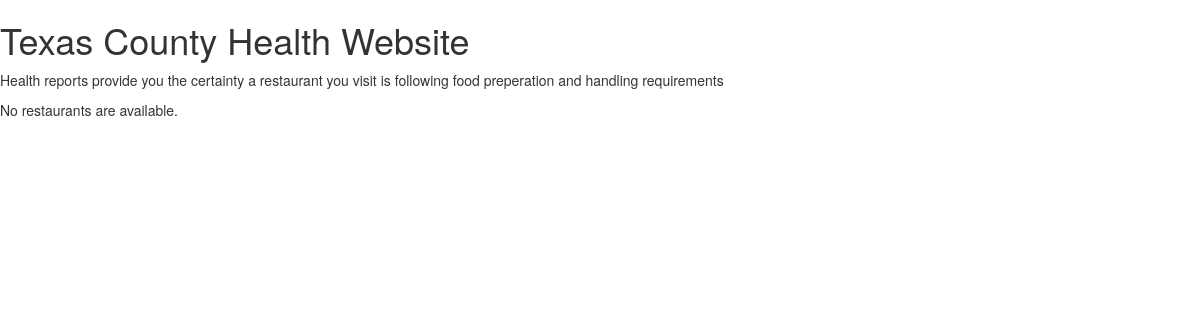
Page /food_venue_inspection/ on the earlier database version.
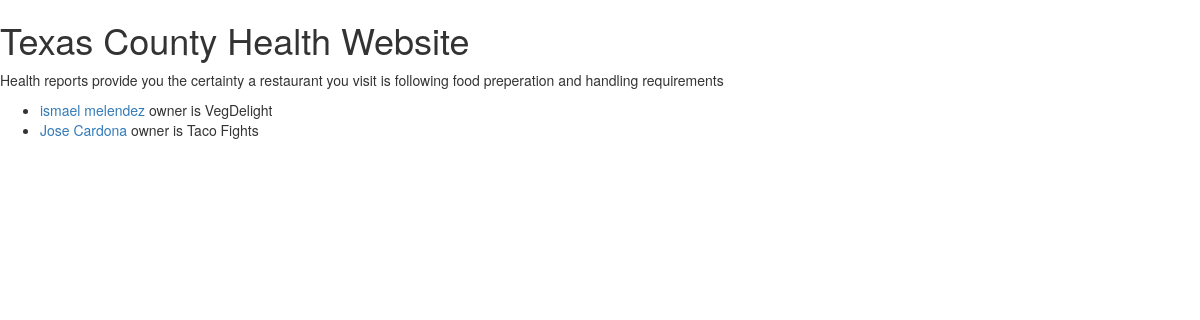
Same page on the later database version.
### food_venue_inspection/models.py (models this page shows, shortened)
class restaurant(models.Model):
    id = models.AutoField(primary_key=True)
    name = models.TextField(max_length=100)
    owner = models.TextField(max_length=100)
    license_permit = models.IntegerField()
    class Meta:
        ordering = ('-pk',)

### food_venue_inspection/views.py (the view)
def index(request):
    current_restaurant_list = restaurant.objects.order_by('-name')[:5]
    template = loader.get_template('food_venue_inspection/index.html')
    context = {
        'current_restaurant_list': current_restaurant_list,
    }
    return HttpResponse(template.render(context, request))

### food_venue_inspection/templates/food_venue_inspection/index.html (shortened to what this page needs)
{% load staticfiles %}
<!DOCTYPE html>
<html lang="en">
<head>
        <link href="{% static 'bootstrap-3.3.7-dist/css/bootstrap.min.css' %}"
          rel="stylesheet" media="screen">
</head>
<body>
<h1>Texas County Health Website</h1>
<p>Health reports provide you the certainty a restaurant you visit is following food preperation and handling requirements</p>
{% if current_restaurant_list %}
    <ul>
    {% for restaurant in current_restaurant_list %}
        <li><a href="/food_venue_inspection/{{ restaurant.id }}/">{{ restaurant.name }}</a> owner is {{ restaurant.owner }}</li>
    {% endfor %}
    </ul>
{% else %}
    <p>No restaurants are available.</p>
{% endif %}
</body>
</html>

Differences in the rows shown:
added restaurant: name "ismael melendez", owner "VegDelight"
added restaurant: name "Jose Cardona", owner "Taco Fights"
Other differences:
text no longer shown: "No restaurants are available."
